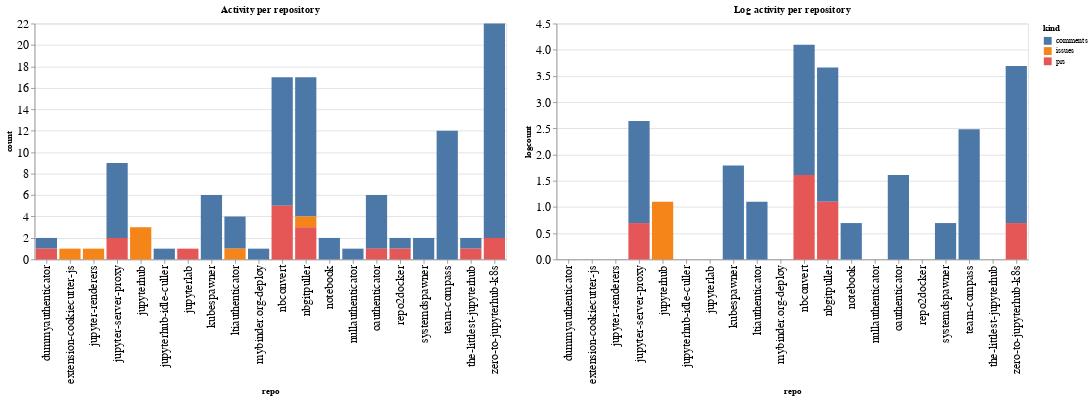

Here is the notebook cell this chart was saved with:
### Code cell
ch1 = alt.Chart(repo_summaries, width=600, title="Activity per repository").mark_bar().encode(
    x='repo',
    y='count',
    color='kind',
    tooltip="kind"
)

ch2 = alt.Chart(repo_summaries, width=600, title="Log activity per repository").mark_bar().encode(
    x='repo',
    y='logcount',
    color='kind',
    tooltip="kind"
)

ch1 | ch2

### Figure 1 — Vega-Lite specification as saved in the notebook (floating-point values rounded to 4 significant figures)
{"config": {"axisLeft": {"labelFontSize": 15}, "axisBottom": {"labelFontSize": 15}}, "hconcat": [{"mark": "bar", "encoding": {"color": {"type": "nominal", "field": "kind"}, "tooltip": {"type": "nominal", "field": "kind"}, "x": {"type": "nominal", "field": "repo"}, "y": {"type": "quantitative", "field": "count"}}, "title": "Activity per repository", "width": 600}, {"mark": "bar", "encoding": {"color": {"type": "nominal", "field": "kind"}, "tooltip": {"type": "nominal", "field": "kind"}, "x": {"type": "nominal", "field": "repo"}, "y": {"type": "quantitative", "field": "logcount"}}, "title": "Log activity per repository", "width": 600}], "data": {"name": "data-8a906342664c5f123186829dfe66d1fa"}, "$schema": "https://vega.github.io/schema/vega-lite/v4.8.1.json", "datasets": {"data-8a906342664c5f123186829dfe66d1fa": [{"repo": "dummyauthenticator", "kind": "comments", "count": 1, "logcount": 0.0}, {"repo": "dummyauthenticator", "kind": "prs", "count": 1, "logcount": 0.0}, {"repo": "extension-cookiecutter-js", "kind": "issues", "count": 1, "logcount": 0.0}, {"repo": "jupyter-renderers", "kind": "issues", "count": 1, "logcount": 0.0}, {"repo": "jupyter-server-proxy", "kind": "comments", "count": 7, "logcount": 1.946}, {"repo": "jupyter-server-proxy", "kind": "prs", "count": 2, "logcount": 0.6931}, {"repo": "jupyterhub", "kind": "issues", "count": 3, "logcount": 1.099}, {"repo": "jupyterhub-idle-culler", "kind": "comments", "count": 1, "logcount": 0.0}, {"repo": "jupyterlab", "kind": "prs", "count": 1, "logcount": 0.0}, {"repo": "kubespawner", "kind": "comments", "count": 6, "logcount": 1.792}, {"repo": "ltiauthenticator", "kind": "comments", "count": 3, "logcount": 1.099}, {"repo": "ltiauthenticator", "kind": "issues", "count": 1, "logcount": 0.0}, {"repo": "mybinder.org-deploy", "kind": "comments", "count": 1, "logcount": 0.0}, {"repo": "nbconvert", "kind": "comments", "count": 12, "logcount": 2.485}, {"repo": "nbconvert", "kind": "prs", "count": 5, "logcount": 1.609}, {"repo": "nbgitpuller", "kind": "comments", "count": 13, "logcount": 2.565}, {"repo": "nbgitpuller", "kind": "issues", "count": 1, "logcount": 0.0}, {"repo": "nbgitpuller", "kind": "prs", "count": 3, "logcount": 1.099}, {"repo": "notebook", "kind": "comments", "count": 2, "logcount": 0.6931}, {"repo": "nullauthenticator", "kind": "comments", "count": 1, "logcount": 0.0}, {"repo": "oauthenticator", "kind": "comments", "count": 5, "logcount": 1.609}, {"repo": "oauthenticator", "kind": "prs", "count": 1, "logcount": 0.0}, {"repo": "repo2docker", "kind": "comments", "count": 1, "logcount": 0.0}, {"repo": "repo2docker", "kind": "prs", "count": 1, "logcount": 0.0}, {"repo": "systemdspawner", "kind": "comments", "count": 2, "logcount": 0.6931}, {"repo": "team-compass", "kind": "comments", "count": 12, "logcount": 2.485}, {"repo": "the-littlest-jupyterhub", "kind": "comments", "count": 1, "logcount": 0.0}, {"repo": "the-littlest-jupyterhub", "kind": "prs", "count": 1, "logcount": 0.0}, {"repo": "zero-to-jupyterhub-k8s", "kind": "comments", "count": 20, "logcount": 2.996}, {"repo": "zero-to-jupyterhub-k8s", "kind": "prs", "count": 2, "logcount": 0.6931}]}}
